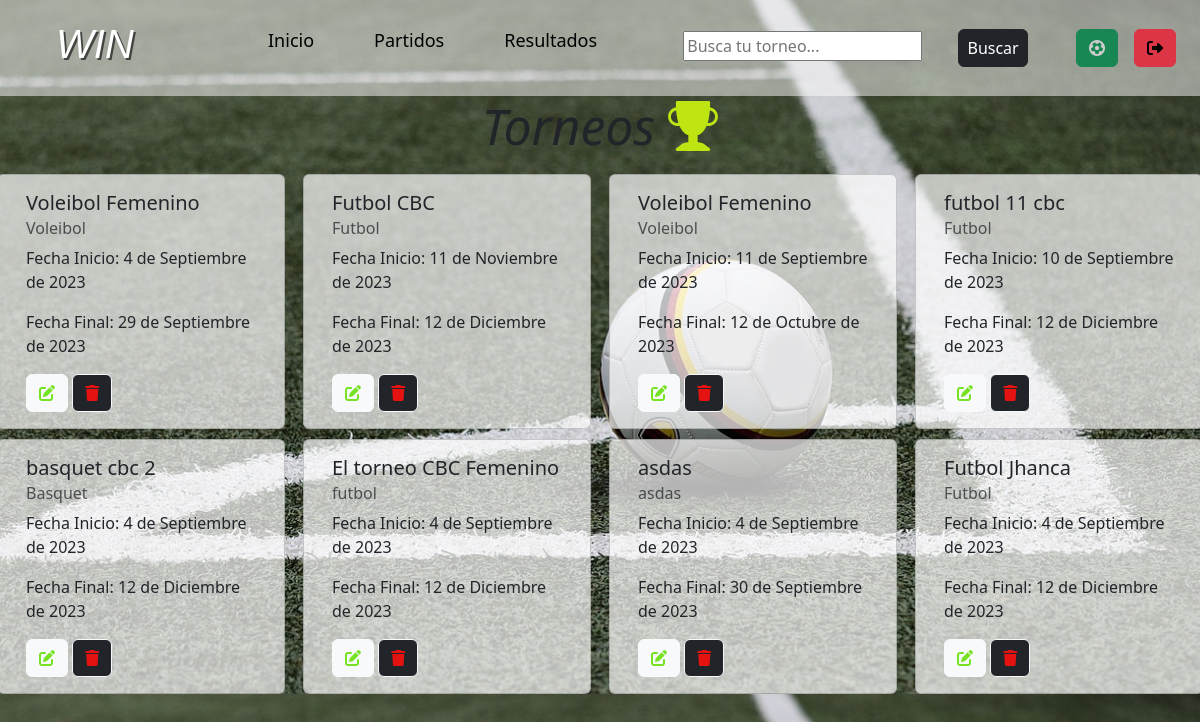
The app's page / (signed in) with its own data.
### app/models.py (models this page shows, shortened)
class Torneo(models.Model):
    usuario= models.ForeignKey(User,on_delete=models.CASCADE,null=True,blank=True)
    nombre= models.CharField(max_length=40)
    deporte= models.CharField(max_length=30)
    descripcion= models.TextField(max_length=200)
    fecha_inicio = models.DateField()
    fecha_final = models.DateField()

### app/views.py (the view)
# urls.py: path('',TorneosPendientes.as_view(), name='torneos'),
class TorneosPendientes(LoginRequiredMixin,ListView):#Vista de Listas
    model = Torneo
    context_object_name= 'torneos'
    def get_context_data(self, **kwarg):
        context=super().get_context_data(**kwarg)
        context['torneos'] = context['torneos'].filter(usuario=self.request.user)
        context['count']= context['torneos'].filter(deporte=False).count()
        valor_buscado= self.request.GET.get('area-buscar') or ''
        if valor_buscado:
            context['torneos']= context['torneos'].filter(nombre__icontains=valor_buscado)
        context['valor_buscado']= valor_buscado
        return context

### app/templates/app/torneo_list.html (shortened to what this page needs)
{% extends 'app/index.html' %} {% load static %} {% block content %} {% if request.user.is_authenticated %}
<!DOCTYPE html>
<html lang="en">
<head>
    <link rel="stylesheet" href="https://cdn.jsdelivr.net/npm/bootstrap-icons@1.11.1/font/bootstrap-icons.css">
    <link rel="stylesheet" href="{% static 'app/torneo-list.css' %}">
</head>
<body>
    <div class="row mx-0 lista-title">
        <h1>Torneos <i class="bi bi-trophy-fill"></i></h1>
    </div>
    <div class="row tp">
        {% for torneo in torneos %}
        <div class="card" style="width: 18rem;">
            <div class="card-body">
                <h5 class="card-title">{{ torneo.nombre }}</h5>
                <h6 class="card-subtitle mb-2 text-body-secondary">{{ torneo.deporte }}</h6>
                <p class="card-text">Fecha Inicio: {{ torneo.fecha_inicio }}</p>
                <p class="card-text">Fecha Final: {{ torneo.fecha_final }}</p>
                <div class="opciones">
                    <a class="btn btn-light btn-editar" href="{% url 'editar-torneo' torneo.id %}"></a>
                    <a class="btn btn-dark btn-eliminar btn-outline-light" href="{% url 'eliminar-torneo' torneo.id %}"></a>
                </div>
            </div>
        </div>
        {% empty %}
        <h3>Está vacío</h3>
        {% endfor %}
    </div>
</body>
</html>
{% endif %} {% endblock content %}

### app/static/app/torneo-list.css (style rules this page uses)
body { background-image: url(./img/soccer-3471402_1280.jpg); background-size: cover; background-repeat: none; }
.lista-title { text-align: center; }
.lista-title h1 { font-style: italic; font-size: 50px; }
.opciones .btn-editar { color: rgb(117, 227, 33); font-family: "Font Awesome 6 Free"; font-weight: 900; }
.opciones .btn-eliminar { color: rgb(229, 18, 18); font-family: "Font Awesome 6 Free"; font-weight: 900; }
.bi-trophy-fill { color: rgb(190, 229, 18); font-family: "Font Awesome 6 Free"; font-weight: 900; }
.card { margin: auto; margin-top: 10px; background-color: rgba(255, 255, 255, 0.7); }

### records on screen
Torneo: nombre "Voleibol Femenino", deporte "Voleibol", fecha_inicio "4 de Septiembre de 2023", fecha_final "29 de Septiembre de 2023"
Torneo: nombre "Futbol CBC", deporte "Futbol", fecha_inicio "11 de Noviembre de 2023", fecha_final "12 de Diciembre de 2023"
Torneo: nombre "Voleibol Femenino", deporte "Voleibol", fecha_inicio "11 de Septiembre de 2023", fecha_final "12 de Octubre de 2023"
Torneo: nombre "futbol 11 cbc", deporte "Futbol", fecha_inicio "10 de Septiembre de 2023", fecha_final "12 de Diciembre de 2023"
Torneo: nombre "basquet cbc 2", deporte "Basquet", fecha_inicio "4 de Septiembre de 2023", fecha_final "12 de Diciembre de 2023"
Torneo: nombre "El torneo CBC Femenino", deporte "futbol", fecha_inicio "4 de Septiembre de 2023", fecha_final "12 de Diciembre de 2023"
Torneo: nombre "asdas", deporte "asdas", fecha_inicio "4 de Septiembre de 2023", fecha_final "30 de Septiembre de 2023"
Torneo: nombre "Futbol Jhanca", deporte "Futbol", fecha_inicio "4 de Septiembre de 2023", fecha_final "12 de Diciembre de 2023"
